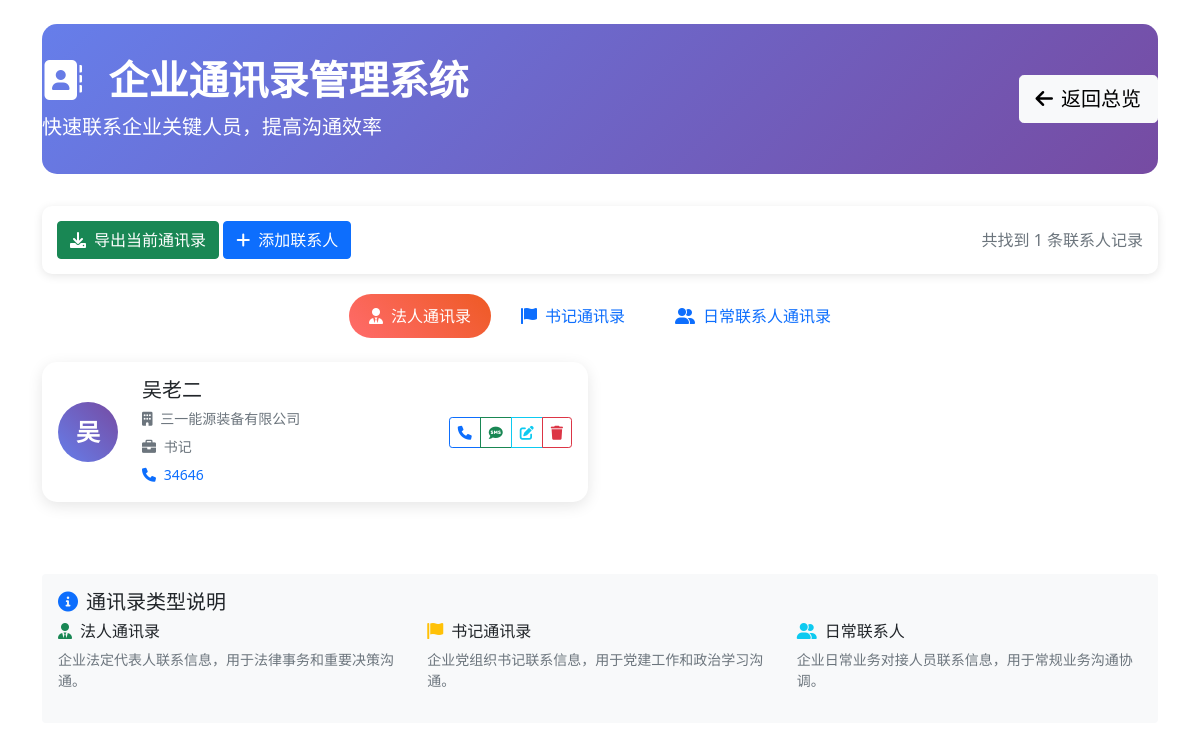
Screenshot of /contacts with the database file from the repository.
### tables this page shows
CREATE TABLE contacts (
            id INTEGER PRIMARY KEY AUTOINCREMENT,
            company_id INTEGER,
            contact_type TEXT,  -- 'legal'法人, 'secretary'书记, 'daily'日常联系人
            name TEXT,
            position TEXT,
            phone TEXT,
            is_primary BOOLEAN DEFAULT 0,
            FOREIGN KEY (company_id) REFERENCES companies (id)
        );

CREATE TABLE companies (
            id INTEGER PRIMARY KEY AUTOINCREMENT,
            name TEXT NOT NULL,
            legal_person TEXT,
            main_products TEXT,
            product_model TEXT,
            party_secretary TEXT,
            total_investment REAL DEFAULT 0,
            employee_count INTEGER DEFAULT 0,
            register_date TEXT,
            completion_date TEXT,
            created_date TIMESTAMP DEFAULT CURRENT_TIMESTAMP
        );

### app.py (the view, shortened to what this page needs)
@app.route('/contacts')
def contacts_page():
    contact_type = request.args.get('type', 'legal')
    conn = get_db_connection()
    if contact_type == 'legal':
        contacts = conn.execute('''
            SELECT con.id, c.name as company_name, con.name, con.phone, con.position
            FROM contacts con
            JOIN companies c ON con.company_id = c.id
            WHERE con.contact_type = 'legal'
        ''').fetchall()
    conn.close()
    return render_template('contacts.html', contacts=contacts, current_type=contact_type, current_year=2025)

### app.py (called while the page is built)
@app.context_processor
def utility_processor():
    def get_data_type_name(data_type):
        names = {
            'output': '产值',
            'capacity': '产能',
            'tax': '税收',
            'investment': '固定投资',
            'added_value': '增加值'
        }
        return names.get(data_type, '数据')
    def get_data_type_unit(data_type):
        units = {
            'output': '万元',
            'capacity': '',
            'tax': '万元',
            'investment': '万元',
            'added_value': '万元'
        }
        return units.get(data_type, '')
    return dict(get_data_type_name=get_data_type_name, get_data_type_unit=get_data_type_unit)

@app.after_request
def after_request(response):
    response.headers['Content-Type'] = 'text/html; charset=utf-8'
    return response

def get_db_connection():
    conn = sqlite3.connect('enterprise.db')
    conn.row_factory = sqlite3.Row
    return conn

### templates/contacts.html (shortened to what this page needs)
<!DOCTYPE html>
<html lang="zh-CN">
<head>
    <link href="https://cdn.jsdelivr.net/npm/bootstrap@5.1.3/dist/css/bootstrap.min.css" rel="stylesheet">
    <link href="https://cdnjs.cloudflare.com/ajax/libs/font-awesome/6.0.0/css/all.min.css" rel="stylesheet">
</head>
<body>
    <div class="container mt-4">
        <div class="header-section">
            <div class="row align-items-center">
                <div class="col-md-8">
                    <h1 class="display-6 fw-bold">
                        <i class="fas fa-address-book me-3"></i>
                        企业通讯录管理系统
                    </h1>
                    <p class="lead mb-0">快速联系企业关键人员，提高沟通效率</p>
                </div>
                <div class="col-md-4 text-end">
                    <a href="/" class="btn btn-light btn-lg">
                        <i class="fas fa-arrow-left me-2"></i>返回总览
                    </a>
                </div>
            </div>
        </div>
        <div class="action-buttons">
            <div class="row align-items-center">
                <div class="col-md-6">
                    <button class="btn btn-success" onclick="exportContacts()">
                        <i class="fas fa-download me-2"></i>导出当前通讯录
                    </button>
                    <button class="btn btn-primary" data-bs-toggle="modal" data-bs-target="#addContactModal">
                        <i class="fas fa-plus me-2"></i>添加联系人
                    </button>
                </div>
                <div class="col-md-6 text-end">
                    <span class="text-muted">共找到 {{ contacts|length }} 条联系人记录</span>
                </div>
            </div>
        </div>
        <ul class="nav nav-pills mb-4 justify-content-center">
            <li class="nav-item">
                <a class="nav-link {% if current_type == 'legal' %}active{% endif %}"
                   href="/contacts?type=legal">
                    <i class="fas fa-user-tie me-2"></i>法人通讯录
                </a>
            </li>
            <li class="nav-item">
                <a class="nav-link {% if current_type == 'secretary' %}active{% endif %}"
                   href="/contacts?type=secretary">
                    <i class="fas fa-flag me-2"></i>书记通讯录
                </a>
            </li>
            <li class="nav-item">
                <a class="nav-link {% if current_type == 'daily' %}active{% endif %}"
                   href="/contacts?type=daily">
                    <i class="fas fa-user-friends me-2"></i>日常联系人通讯录
                </a>
            </li>
        </ul>
        <div class="row">
            {% for contact in contacts %}
            <div class="col-lg-6">
                <div class="card contact-card">
                    <div class="card-body">
                        <div class="row align-items-center">
                            <div class="col-auto">
                                <div class="contact-avatar">
                                    {{ contact.name[0] if contact.name else '?' }}
                                </div>
                            </div>
                            <div class="col">
                                <h5 class="card-title mb-1">{{ contact.name or '未填写' }}</h5>
                                <p class="card-text mb-1">
                                    <small class="text-muted">
                                        <i class="fas fa-building me-1"></i>
                                        {{ contact.company_name }}
                                    </small>
                                </p>
                                {% if contact.position %}
                                <p class="card-text mb-1">
                                    <small class="text-muted">
                                        <i class="fas fa-briefcase me-1"></i>
                                        {{ contact.position }}
                                    </small>
                                </p>
                                {% endif %}
                                {% if contact.phone %}
                                <p class="card-text mb-0">
                                    <small>
                                        <i class="fas fa-phone me-1 text-primary"></i>
                                        <a href="tel:{{ contact.phone }}" class="text-decoration-none">
                                            {{ contact.phone }}
                                        </a>
                                    </small>
                                </p>
                                {% endif %}
                            </div>
                            <div class="col-auto">
                                <div class="btn-group">
                                    {% if contact.phone %}
                                    <button class="btn btn-sm btn-outline-primary" onclick="callNumber('{{ contact.phone }}')">
                                        <i class="fas fa-phone"></i>
                                    </button>
                                    <button class="btn btn-sm btn-outline-success" onclick="sendSMS('{{ contact.phone }}')">
                                        <i class="fas fa-sms"></i>
                                    </button>
                                    {% endif %}
                                    <button class="btn btn-sm btn-outline-info" onclick="editContact({{ contact.id }}, '{{ contact.name }}', '{{ contact.position }}', '{{ contact.phone }}')">
                                        <i class="fas fa-edit"></i>
                                    </button>
                                    <button class="btn btn-sm btn-outline-danger" onclick="deleteContact({{ contact.id }})">
                                        <i class="fas fa-trash"></i>
                                    </button>
                                </div>
                            </div>
                        </div>
                    </div>
                </div>
            </div>
            {% endfor %}
        </div>
        <div class="row mt-5">
            <div class="col-12">
                <div class="card border-0 bg-light">
                    <div class="card-body">
                        <h5 class="card-title"><i class="fas fa-info-circle me-2 text-primary"></i>通讯录类型说明</h5>
                        <div class="row">
                            <div class="col-md-4">
                                <h6><i class="fas fa-user-tie me-2 text-success"></i>法人通讯录</h6>
                                <p class="text-muted small">企业法定代表人联系信息，用于法律事务和重要决策沟通。</p>
                            </div>
                            <div class="col-md-4">
                                <h6><i class="fas fa-flag me-2 text-warning"></i>书记通讯录</h6>
                                <p class="text-muted small">企业党组织书记联系信息，用于党建工作和政治学习沟通。</p>
                            </div>
                            <div class="col-md-4">
                                <h6><i class="fas fa-user-friends me-2 text-info"></i>日常联系人</h6>
                                <p class="text-muted small">企业日常业务对接人员联系信息，用于常规业务沟通协调。</p>
                            </div>
                        </div>
                    </div>
                </div>
            </div>
        </div>
    </div>
</body>
</html>

### templates/contacts.html (style rules this page uses)
.header-section { background: linear-gradient(135deg, #667eea 0%, #764ba2 100%); color: white; padding: 2rem 0; border-radius: 15px; margin-bottom: 2rem; }
.contact-card { border: none; border-radius: 15px; box-shadow: 0 4px 15px rgba(0,0,0,0.1); margin-bottom: 1.5rem; transition: transform 0.3s ease; }
.nav-pills .nav-link { border-radius: 25px; margin: 0 5px; padding: 10px 20px; }
.nav-pills .nav-link.active { background: linear-gradient(45deg, #ff6b6b, #ee5a24); }
.contact-avatar { width: 60px; height: 60px; border-radius: 50%; background: linear-gradient(45deg, #667eea, #764ba2); display: flex; align-items: center; justify-content: center; color: white; font-size: 1.5rem; font-weight: bold; }
.action-buttons { position: sticky; top: 20px; z-index: 100; background: white; padding: 15px; border-radius: 10px; box-shadow: 0 2px 10px rgba(0,0,0,0.1); margin-bottom: 20px; }

### rows the page displays
contacts: name "吴", name "吴老二", company_name "三一能源装备有限公司", position "书记", phone "34646"

### other values shown
{{ contacts|length }} "1"
